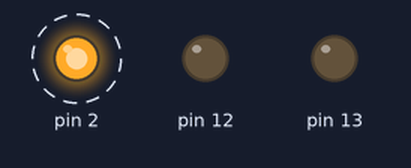
Recording of a sketch running on a simulated Arduino Uno, built with avr-gcc and run on an emulated ATmega328P. Shown: output pins drawn as LEDs (lit = HIGH). Dashed ring = blinking. What the sketch prints to the serial monitor is not drawn.

Above: at 0.2 s.
Timing chart, 0 to 3.0 s (numbered marks = the images above):
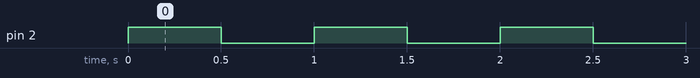

The sketch:

super_hango1__1_.ino
```cpp
void setup()
{
  pinMode(2, OUTPUT);
  pinMode(12, OUTPUT);
  pinMode(13, OUTPUT);
  Serial.begin(9600);
}

void loop()
{
  if(digitalRead(12)==LOW)
  {
    Serial.println("HIGH");
  digitalWrite(2, HIGH);
    delay(500);
    digitalWrite(2, LOW);
    delay(500);
  }
  else
  {
    Serial.println("LOW");
  digitalWrite(13, HIGH);
    delay(250);
    digitalWrite(13,LOW);
    delay(250);
  }

}
```

Measured:
- by itself, pin 2: alternates HIGH for 0.50 s and LOW for 0.50 s
